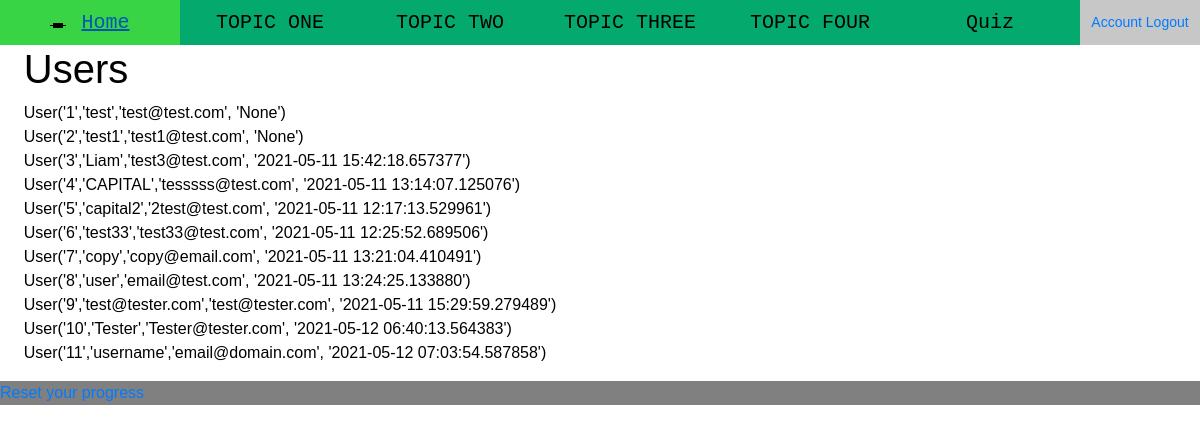
Page /users (signed in) on the earlier database version.
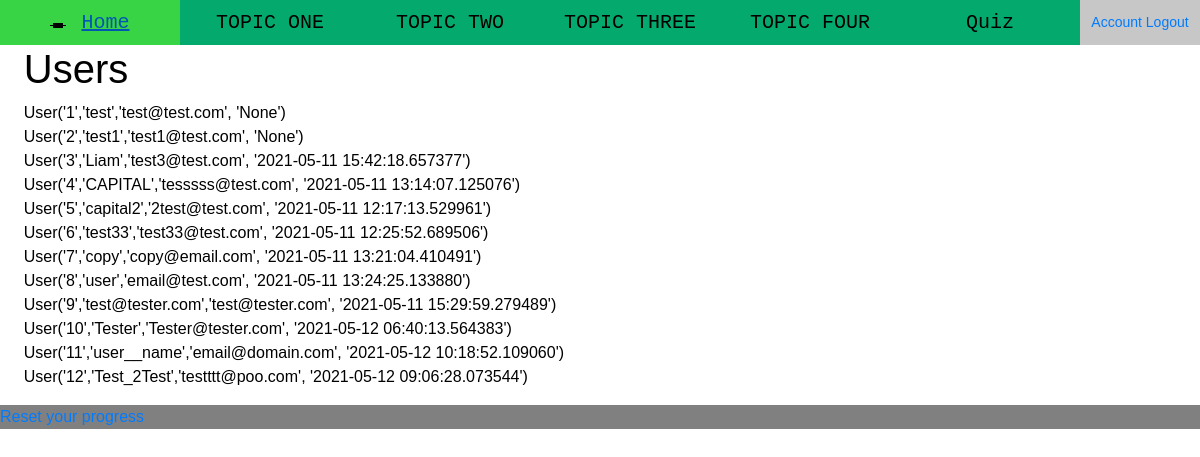
Same page on the later database version.
### app/models.py (models this page shows)
class User(db.Model, UserMixin):
    id = db.Column(db.Integer, primary_key = True)
    username = db.Column(db.String(20), unique = True, nullable=False)
    email = db.Column(db.String(120), unique = True, nullable=False)
    password = db.Column(db.String(60), nullable=False)
    about_me = db.Column(db.String(140))
    last_seen = db.Column(db.DateTime, default=datetime.utcnow)
    scores = db.relationship('Scores', backref='user_info', lazy=True)
    def __repr__(self):
        return f"User('{self.id}','{self.username}','{self.email}', '{self.last_seen}')"

### app/routes.py (the view)
@app.route("/users")
@login_required
def users():
    users_in_database = User.query.all()
    for user in users_in_database:
        print (user.username)
    return render_template('users.html', title= 'Users', all_users = users_in_database)

### app/models.py (called while the page is built)
@login_manager.user_loader
def load_user(user_id):
    return User.query.get(int(user_id))

### app/routes.py (called while the page is built)
@app.before_request
def before_request():
    if current_user.is_authenticated:
        current_user.last_seen = datetime.utcnow()
        db.session.commit()

### app/templates/users.html
{% extends "layout.html" %}
{% block content %}
<h1>Users</h1>
{% for item in all_users %}
    {{item}} </br>
{% endfor %}
{% endblock %}

Differences in the rows shown:
changed User: id+username+email "User('11','username','email@domain.com', '2021-05-12 07:03:54.587858')" → "User('11','user__name','email@domain.com', '2021-05-12 10:18:52.109060')"
added User: id+username+email "User('12','Test_2Test','testttt@poo.com', '2021-05-12 09:06:28.073544')"
